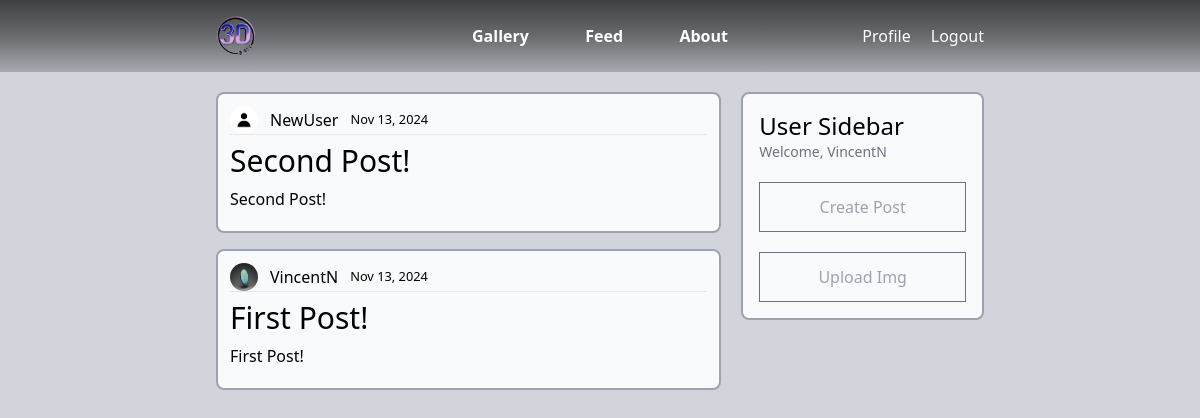
/feed/ (signed in), run on the app's committed database.
### canvas/models.py (models this page shows, shortened)
class Post(models.Model):
    title = models.CharField(max_length=100)
    content = models.TextField()
    date_posted = models.DateTimeField(default=timezone.now)
    author = models.ForeignKey(User, on_delete=models.CASCADE)

### user/models.py (models this page shows, shortened)
class Profile(models.Model):
    user = models.OneToOneField(User, on_delete=models.CASCADE)
    image = models.ImageField(default='default.jpg', upload_to='profile_pics')

### canvas/views.py (the view)
# urls.py: path('feed/', PostListView.as_view(), name='canvas-feed'),
class PostListView(ListView):
    model = Post
    template_name = 'canvas/feed.html' # <app>/<model>_<viewtype>.html (in this case, it will be (canvas/Post_list) originally)
    context_object_name = 'posts'
    ordering = ['-date_posted']
    paginate_by = 10

### canvas/templates/canvas/feed.html (shortened to what this page needs)
{% extends "canvas/base.html" %}
{% block content %}
<section class="grid grid-cols-3 gap-5 mt-5">
    <div class="col-span-2">
        {% for post in posts %}
        <div class="border-2 border-gray-400 rounded-lg p-3 mb-4 bg-gray-50">
            <div class="flex items-center">
                <img class="rounded-full h-7 w-7" src="{{ post.author.profile.image.url }}" alt="">
                <a class="px-3" href="">{{ post.author }}</a>
                <small class="w-24">{{ post.date_posted|date:"M d, Y" }}</small>
            </div>
            <hr>
            <h1 class="text-3xl my-2"><a href="{% url 'post-detail' post.id %}">{{ post.title }}</a></h1>
            <p class="mb-2">{{ post.content }}</p>
        </div>
        {% endfor %}
    </div>
    <div class="col-span-1 self-start p-4 border-2 border-gray-400 rounded-lg bg-gray-50 ">
        <h3 class="text-2xl">User Sidebar</h3>
        {% if user.is_authenticated %}
        <p class="text-sm text-gray-500">Welcome, {{ user.username }}</p>
        <ul class="mt-5 divide-y divide-gray-200 bg-gray-50 border-slate-500 border">
            <li class="text-gray-400"><a href="{% url 'post-create' %}" class="block p-3 w-full text-center">Create Post</a></li>
        </ul>
        <ul class="mt-5 divide-y divide-gray-200 bg-gray-50 border-slate-500 border">
            <li class="text-gray-400"><a href="{% url 'image-create' %}" class="block p-3 w-full text-center">Upload Img</a></li>
        </ul>
        {% else %}
        <p class="text-sm text-gray-500">Login to Access User Panel</p>
        {% endif %}
    </div>
</section>
{% endblock content %}

### data on the page
Post: author.profile.image (placeholder picture), author "NewUser", date_posted "Nov 13, 2024", title "Second Post!", content "Second Post!"
Post: author.profile.image (picture), author "VincentN", date_posted "Nov 13, 2024", title "First Post!", content "First Post!"

### other printed values
{{ user.username }} "VincentN"
